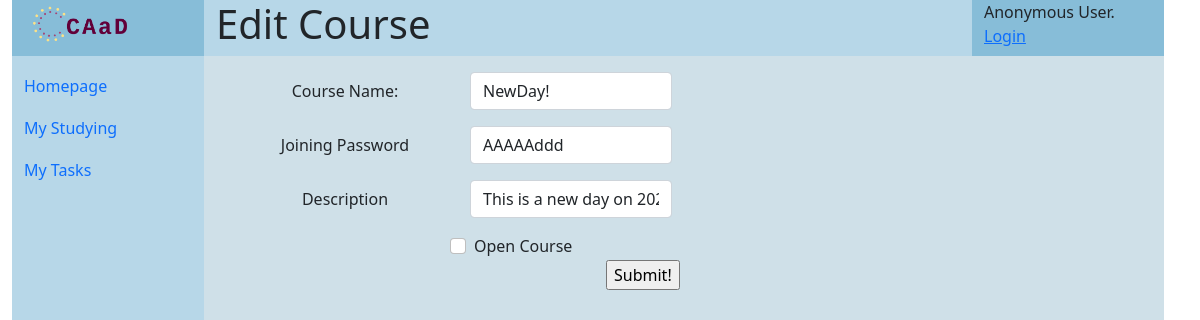
/courses/13/edit, run on an earlier commit of the app's database.
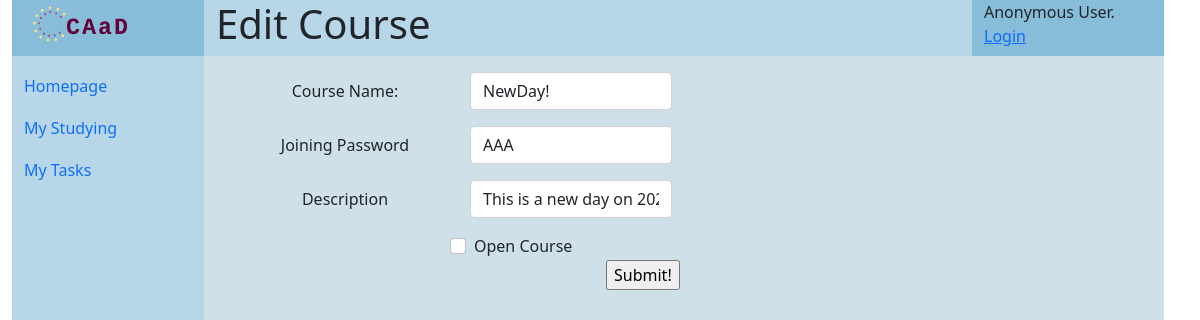
And on a later commit of the database.
### courses/models.py (models this page shows, shortened)
class Course(models.Model):
    name = models.CharField('course name', max_length=32)
    password = models.CharField('joining password', max_length=8)
    description = models.CharField('description', max_length=512)
    is_open = models.BooleanField("Is open to all", default=True)
    create_date = models.DateTimeField('date created up', default=now())
    creator = models.ForeignKey(User, on_delete=models.CASCADE)

### courses/views.py (the view, shortened to what this page needs)
# urls.py: path('<int:pk>/edit', views.EditcourseView.as_view(), name='course_edit'),
class EditcourseView(UpdateView):
    model = Course
    fields = ['name', 'password', 'description', 'is_open']
    success_url = "/"
    template_name = "courses/update.html"
    def get_context_data(self, **kwargs):
        context = super().get_context_data(**kwargs)
        context["title"] =  "Edit Course"
        return context

### templates/courses/update.html (shortened to what this page needs)
{% extends 'generics/base.html' %}
{% block content %}
<form method="post">
    <div class="row m-3">
        <div class="col-3 text-center">
            <label for="{{ form.name.id_for_label }}" class="col-form-label">
              Course Name:
            </label>
        </div>
        <div class="col-3">
            <input type="text" id="{{ form.name.id_for_label }}"
               name="name" class="form-control" value="{{ form.name.value }}" required>
        </div>
        <div class="col-auto text-warning">
        </div>
    </div>
    <div class="row m-3">
        <div class="col-3 text-center">
            <label for="{{ form.password.id_for_label }}" class="col-form-label">
                Joining Password
            </label>
        </div>
        <div class="col-3">
            <input type="text" id="{{ form.password.id_for_label }}"
               name="password" value="{{ form.password.value }}" class="form-control">
        </div>
        <div class="col-auto text-warning">
        </div>
    </div>
    <div class="row m-3">
        <div class="col-3 text-center">
            <label for="{{ form.description.id_for_label }}" class="col-form-label">
                Description
            </label>
        </div>
        <div class="col-3">
            <input type="text" id="{{ form.description.id_for_label }}"
               name="description" value="{{ form.description.value }}" class="form-control"  required>
        </div>
        <div class="col-auto text-warning">
        </div>
    </div>
    <div class="form-check offset-3">
    <label class="form-check-label col-3" for="{{ form.is_open.id_for_label }}">
        Open Course
    </label>
    <input class="form-check-input" type="checkbox" value="" id="{{ form.is_open.id_for_label }}">
    </div>
    <input type="submit" value="Submit!"
        class="col-auto offset-md-5">
</form>
{% endblock content %}

What changed in the data, as far as the page shows it:
changed Course "NewDay!": password "AAAAAddd" → "AAA"
